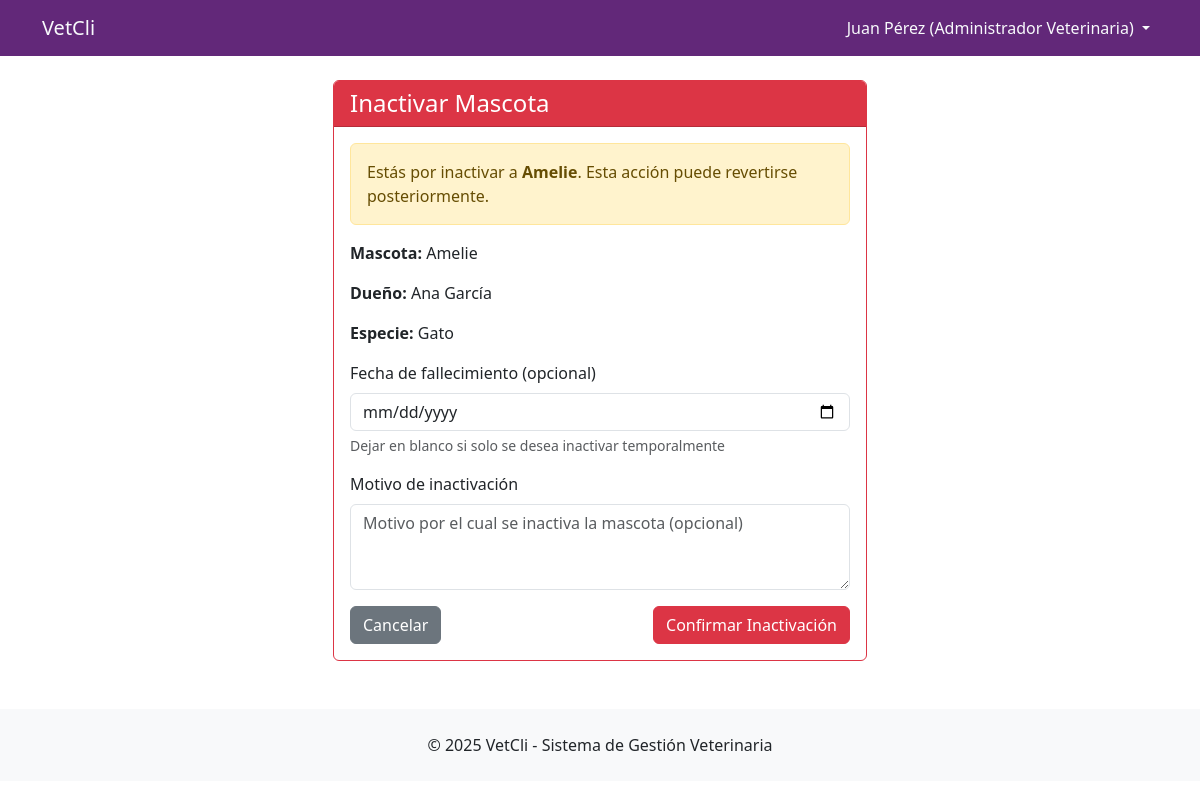
/mascotas/admin/inactivar/1/ (signed in), run on the app's committed database.
### apps/accounts/models.py (models this page shows, shortened)
class CustomUser(AbstractUser):
    OPCIONES_ROL = [
        ("admin_veterinaria", "Administrador Veterinaria"),
        ("veterinario", "Veterinario"),
        ("cliente", "Cliente"),
    ]
    rol = models.CharField(max_length=20, choices=OPCIONES_ROL, default="cliente")
    telefono = models.CharField(max_length=15, blank=True)
    direccion = models.TextField(blank=True)
    dni = models.CharField(max_length=10, unique=True, null=True, blank=True)
    fecha_nacimiento = models.DateField(null=True, blank=True)
    clinica = models.ForeignKey(
        "clinicas.Clinica",
        on_delete=models.CASCADE,
        null=True,
        blank=True,
        related_name="usuarios",
    )
    pendiente_aprobacion = models.BooleanField(default=False)
    fecha_aprobacion = models.DateTimeField(null=True, blank=True)
    aprobado_por = models.ForeignKey(
        "self", on_delete=models.SET_NULL, null=True, blank=True
    )

### apps/mascotas/models.py (models this page shows, shortened)
class Mascota(models.Model):
    SEXO_CHOICES = [
        ("M", "Macho"),
        ("H", "Hembra"),
    ]
    nombre = models.CharField(max_length=100)
    especie = models.ForeignKey(
        Especie, on_delete=models.PROTECT, related_name="mascotas"
    )
    raza = models.ForeignKey(
        Raza, on_delete=models.SET_NULL, null=True, blank=True, related_name="mascotas"
    )
    dueno = models.ForeignKey(
        CustomUser,
        on_delete=models.CASCADE,
        related_name="mascotas",
        limit_choices_to={"rol": "cliente"},
    )
    sexo = models.CharField(max_length=1, choices=SEXO_CHOICES)
    fecha_nacimiento = models.DateField(
        null=True, blank=True, help_text="Fecha aproximada de nacimiento"
    )
    color = models.CharField(max_length=100, blank=True)
    peso = models.DecimalField(
        max_digits=6,
        decimal_places=2,
        validators=[MinValueValidator(0.01)],
        null=True,
        blank=True,
        help_text="Peso en kilogramos",
    )
    numero_chip = models.CharField(
        max_length=50,
        blank=True,
        unique=True,
        null=True,
        help_text="Número de microchip",
    )
    foto = models.ImageField(upload_to="mascotas/fotos/", blank=True, null=True)
    esterilizado = models.BooleanField(
        default=False, help_text="¿Está castrado/esterilizado?"
    )
    alergias = models.TextField(
        blank=True, help_text="Alergias conocidas (medicamentos, alimentos, etc.)"
    )
    condiciones_preexistentes = models.TextField(
        blank=True, help_text="Condiciones médicas crónicas o importantes"
    )
    observaciones = models.TextField(
        blank=True, help_text="Observaciones generales sobre la mascota"
    )
    activo = models.BooleanField(default=True, help_text="Mascota activa en el sistema")
    fecha_fallecimiento = models.DateField(
        null=True, blank=True, help_text="Fecha de fallecimiento (si aplica)"
    )
    fecha_registro = models.DateTimeField(auto_now_add=True)
    fecha_modificacion = models.DateTimeField(auto_now=True)
    class Meta:
        verbose_name = "Mascota"
        verbose_name_plural = "Mascotas"
        ordering = ["-fecha_registro"]
        indexes = [
            models.Index(fields=["dueno", "activo"]),
            models.Index(fields=["numero_chip"]),
        ]

class Especie(models.Model):
    nombre = models.CharField(max_length=50, unique=True)
    descripcion = models.TextField(blank=True, null=True)
    activo = models.BooleanField(default=True)
    class Meta:
        verbose_name = "Especie"
        verbose_name_plural = "Especies"
        ordering = ["nombre"]
    def __str__(self):
        return self.nombre

### apps/mascotas/views.py (the view)
@login_required
def inactivar_mascota(request, pk):
    if request.user.rol != "admin_veterinaria":
        messages.error(request, "No tienes permiso para realizar esta acción.")
        return redirect("core:dashboard")
    mascota = get_object_or_404(Mascota, pk=pk)
    if mascota.dueno.clinica != request.user.clinica:
        messages.error(request, "Esta mascota no pertenece a tu clínica.")
        return redirect("mascotas:lista_mascotas_admin")
    if request.method == "POST":
        form = InactivarMascotaForm(request.POST)
        if form.is_valid():
            fecha_fallecimiento = form.cleaned_data.get("fecha_fallecimiento")
            mascota.inactivar(fecha_fallecimiento)
            mensaje = f'Mascota "{mascota.nombre}" inactivada exitosamente.'
            if fecha_fallecimiento:
                mensaje += f' Fecha de fallecimiento: {fecha_fallecimiento.strftime("%d/%m/%Y")}'
            messages.success(request, mensaje)
            return redirect("mascotas:lista_mascotas_admin")
    else:
        form = InactivarMascotaForm()
    context = {"form": form, "mascota": mascota}
    return render(request, "mascotas/inactivar_mascota.html", context)

### apps/mascotas/forms.py (shortened to what this page needs)
class InactivarMascotaForm(forms.Form):
    fecha_fallecimiento = forms.DateField(
        required=False,
        label="Fecha de fallecimiento (opcional)",
        widget=forms.DateInput(
            attrs={
                "class": "form-control",
                "type": "date",
                "max": date.today().isoformat(),
            }
        ),
        help_text="Dejar en blanco si solo se desea inactivar temporalmente",
    )
    motivo = forms.CharField(
        required=False,
        label="Motivo de inactivación",
        widget=forms.Textarea(
            attrs={
                "class": "form-control",
                "rows": 3,
                "placeholder": "Motivo por el cual se inactiva la mascota (opcional)",
            }
        ),
    )

### templates/mascotas/inactivar_mascota.html (shortened to what this page needs)
{% extends 'base.html' %}
{% block content %}
<div class="container mt-4">
    <div class="row">
        <div class="col-md-6 offset-md-3">
            <div class="card border-danger">
                <div class="card-header bg-danger text-white">
                    <h4 class="mb-0">
                         Inactivar Mascota
                    </h4>
                </div>
                <div class="card-body">
                    <div class="alert alert-warning">
                        Estás por inactivar a <strong>{{ mascota.nombre }}</strong>.
                        Esta acción puede revertirse posteriormente.
                    </div>
                    <div class="mb-3">
                        <p><strong>Mascota:</strong> {{ mascota.nombre }}</p>
                        <p><strong>Dueño:</strong> {{ mascota.dueno.get_full_name }}</p>
                        <p><strong>Especie:</strong> {{ mascota.especie }}</p>
                    </div>
                    <form method="post">
                        <div class="mb-3">
                            <label for="{{ form.fecha_fallecimiento.id_for_label }}" class="form-label">
                                {{ form.fecha_fallecimiento.label }}
                            </label>
                            {{ form.fecha_fallecimiento }}
                            <div class="form-text">{{ form.fecha_fallecimiento.help_text }}</div>
                        </div>
                        <div class="mb-3">
                            <label for="{{ form.motivo.id_for_label }}" class="form-label">
                                {{ form.motivo.label }}
                            </label>
                            {{ form.motivo }}
                        </div>
                        <div class="d-flex justify-content-between">
                            <a href="{% url 'mascotas:detalle_mascota' mascota.pk %}" class="btn btn-secondary">
                                 Cancelar
                            </a>
                            <button type="submit" class="btn btn-danger">
                                 Confirmar Inactivación
                            </button>
                        </div>
                    </form>
                </div>
            </div>
        </div>
    </div>
</div>
{% endblock %}

### templates/base.html (shortened to what this page needs)
<!DOCTYPE html>
<html lang="es">
<head>
    {% load django_bootstrap5 %}
    {% load static %}
    {% bootstrap_css %}
    {% block extra_css %}
        <link rel="stylesheet" href="{% static 'css/base.css' %}">
    {% endblock %}
</head>
<body>
    <nav class="navbar navbar-expand-lg navbar-dark navbar-purple">
        <div class="container">
            <a class="navbar-brand" href="{% url 'core:home' %}">VetCli</a>
            <div class="collapse navbar-collapse" id="navbarNav">
                <ul class="navbar-nav ms-auto">
                    {% if user.is_authenticated %}
                        <li class="nav-item dropdown">
                            <a class="nav-link dropdown-toggle" href="#" role="button" data-bs-toggle="dropdown">
                                {{ user.get_full_name|default:user.username }} ({{ user.get_rol_display }})
                            </a>
                        </li>
                    {% endif %}
                </ul>
            </div>
        </div>
    </nav>
    <main class="container my-4">
        {% block content %}{% endblock %}
    </main>
    <footer class="bg-light py-4 mt-5">
        <div class="container text-center">
            <p class="mb-0">&copy; 2025 VetCli - Sistema de Gestión Veterinaria</p>
        </div>
    </footer>
</body>
</html>

### static/css/base.css (style rules this page uses)
:root { --primary-purple: #6B46C1; --light-purple: #8B5CF6; --dark-purple: #622879; --bg-light: #F8FAFC; --text-dark: #1F2937; --border-light: #E5E7EB; }
.navbar-purple { background: var(--dark-purple)!important; }
.navbar-purple .navbar-brand, .navbar-purple .nav-link { color: var(--bg-light) !important; }

### data on the page
CustomUser: get_full_name "Juan Pérez", rol "Administrador Veterinaria"
Mascota: nombre "Amelie", dueno.get_full_name "Ana García", especie "Gato"
